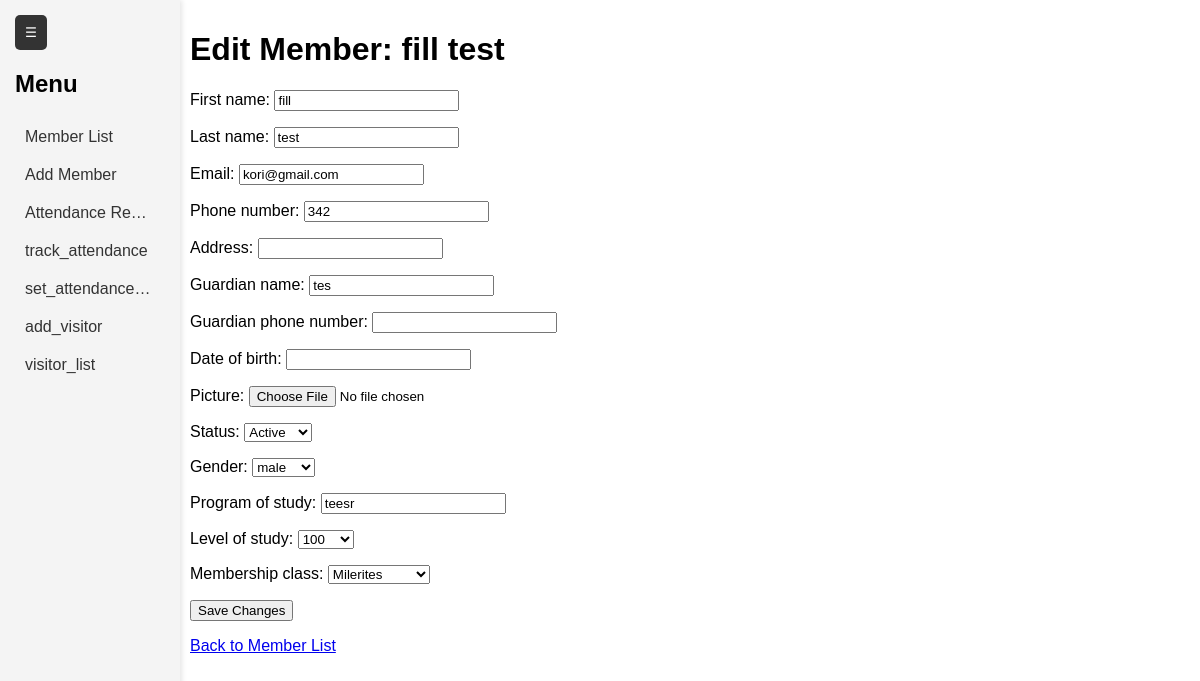
Page /edit/1/ on the committed database.
### members/models.py (models this page shows)
class Member(models.Model):
    first_name = models.CharField(max_length=50)
    last_name = models.CharField(max_length=50)
    email = models.EmailField(unique=True)
    phone_number = models.CharField(max_length=25, blank=True)
    address = models.CharField(max_length=200)
    guardian_name = models.CharField(max_length=100)
    guardian_phone_number = models.CharField(max_length=25, blank=True)
    date_of_birth = models.DateField(null=True, blank=True)
    date_joined = models.DateField(auto_now_add=True)
    picture = models.ImageField(upload_to='member_pictures/', null=True, blank=True)
    qr_code = models.ImageField(upload_to='qr_codes/', blank=True)
    STATUS_CHOICES = [
        ('active', 'Active'),
        ('inactive', 'Inactive'),
        ('visitor', 'Visitor'),
    ]
    GENDER_CHOICES = [
        ('male', 'male'),
        ('female', 'female'),
    ]
    LEVEL_CHOICES = [
        ('100', '100'),
        ('200', '200'),
        ('300', '300'),
        ('400', '400'),
        ('Alumi', 'Alumi'),
    ]
    MEMBERSHIP_CLASS = [
        ('Milerites', 'Milerites'),
        ('Missionaries', 'Missionaries'),
        ('Patriachs', 'Patriachs'),
        ('Disciples', 'Disciples'),
        ('Soul Winners', 'Soul Winners'),
        ('Reminats', 'Reminats'),
        ('Pioneers', 'Pioneers'),
        ('Adventurers', 'Adventurers'),
        ('Baptismal', 'Baptismal'),
    ]
    status = models.CharField(max_length=10, choices=STATUS_CHOICES, default='active')
    gender = models.CharField(max_length=10, choices=GENDER_CHOICES, default='')
    program_of_study = models.CharField(max_length=100)
    level_of_study = models.CharField(max_length=100, choices=LEVEL_CHOICES, default='')
    membership_class = models.CharField(max_length=20,  choices=MEMBERSHIP_CLASS, default='')

### members/views.py (the view)
# urls.py: path('edit/<int:pk>/', views.edit_member, name='edit_member'),
def edit_member(request, pk):
    member = get_object_or_404(Member, pk=pk)
    if request.method == 'POST':
        form = MemberEditForm(request.POST, request.FILES, instance=member)
        if form.is_valid():
            form.save()
            return redirect('member_list')
    else:
        form = MemberEditForm(instance=member)
    return render(request, 'members/edit_member.html', {'form': form, 'member': member})

### members/forms.py
class MemberEditForm(forms.ModelForm):
    class Meta:
        model = Member
        exclude = ('qr_code',)

### templates/members/edit_member.html
{% extends 'members/base.html' %} {% block title %}Edit Member{% endblock %} {% block content %}
<h1>Edit Member: {{ member.first_name }} {{ member.last_name }}</h1>
<form method="post" enctype="multipart/form-data">
    {% csrf_token %} {{ form.as_p }}
    <button type="submit">Save Changes</button>
</form>
<p><a href="{% url 'member_list' %}">Back to Member List</a></p>
{% endblock %}

### templates/members/base.html (style rules this page uses)
body { font-family: Arial, sans-serif; margin: 0; height: 100vh; display: flex; }

### rows in the picture
Member: first_name "fill", last_name "test", email "kori@gmail.com", phone_number "342", guardian_name "tes", status "Active", gender "male", program_of_study "teesr", level_of_study "100", membership_class "Milerites"
